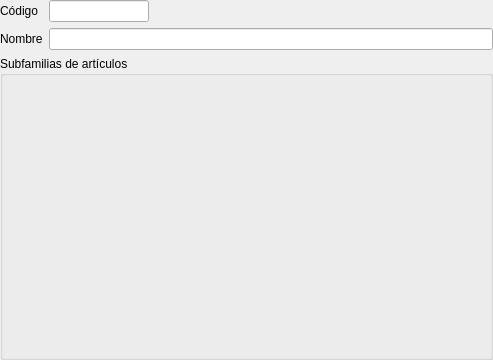
<?xml version="1.0" encoding="UTF-8"?>
<ui version="4.0">
 <class>Form</class>
 <widget class="QWidget" name="Form">
  <property name="geometry">
   <rect>
    <x>0</x>
    <y>0</y>
    <width>493</width>
    <height>360</height>
   </rect>
  </property>
  <property name="windowTitle">
   <string>Familias de artículos</string>
  </property>
  <layout class="QGridLayout" name="gridLayout">
   <property name="margin">
    <number>0</number>
   </property>
   <item row="0" column="0">
    <widget class="QLabel" name="label_2">
     <property name="text">
      <string>Código</string>
     </property>
    </widget>
   </item>
   <item row="0" column="1">
    <widget class="DBLineEdit" name="db_codfamilia">
     <property name="maximumSize">
      <size>
       <width>100</width>
       <height>16777215</height>
      </size>
     </property>
     <property name="fieldName">
      <string>codfamilia</string>
     </property>
     <property name="dataEditable">
      <bool>true</bool>
     </property>
    </widget>
   </item>
   <item row="0" column="2">
    <spacer name="horizontalSpacer">
     <property name="orientation">
      <enum>Qt::Horizontal</enum>
     </property>
     <property name="sizeHint" stdset="0">
      <size>
       <width>202</width>
       <height>20</height>
      </size>
     </property>
    </spacer>
   </item>
   <item row="1" column="0">
    <widget class="QLabel" name="label">
     <property name="text">
      <string>Nombre</string>
     </property>
    </widget>
   </item>
   <item row="1" column="1" colspan="2">
    <widget class="DBLineEdit" name="db_nombre">
     <property name="fieldName">
      <string>nombre</string>
     </property>
     <property name="dataEditable">
      <bool>true</bool>
     </property>
    </widget>
   </item>
   <item row="2" column="0" colspan="3">
    <widget class="QGroupBox" name="groupBox">
     <property name="title">
      <string>Subfamilias de artículos</string>
     </property>
     <layout class="QVBoxLayout" name="verticalLayout">
      <item>
       <widget class="DBDetailView" name="db_subfamiliasarticulos">
        <property name="relationName">
         <string>subfamiliasarticulos</string>
        </property>
        <property name="dataEditable">
         <bool>true</bool>
        </property>
       </widget>
      </item>
     </layout>
    </widget>
   </item>
  </layout>
 </widget>
 <customwidgets>
  <customwidget>
   <class>DBDetailView</class>
   <extends>QWidget</extends>
   <header>widgets/dbdetailview.h</header>
  </customwidget>
  <customwidget>
   <class>DBLineEdit</class>
   <extends>QLineEdit</extends>
   <header>widgets/dblineedit.h</header>
  </customwidget>
 </customwidgets>
 <resources/>
 <connections/>
</ui>
